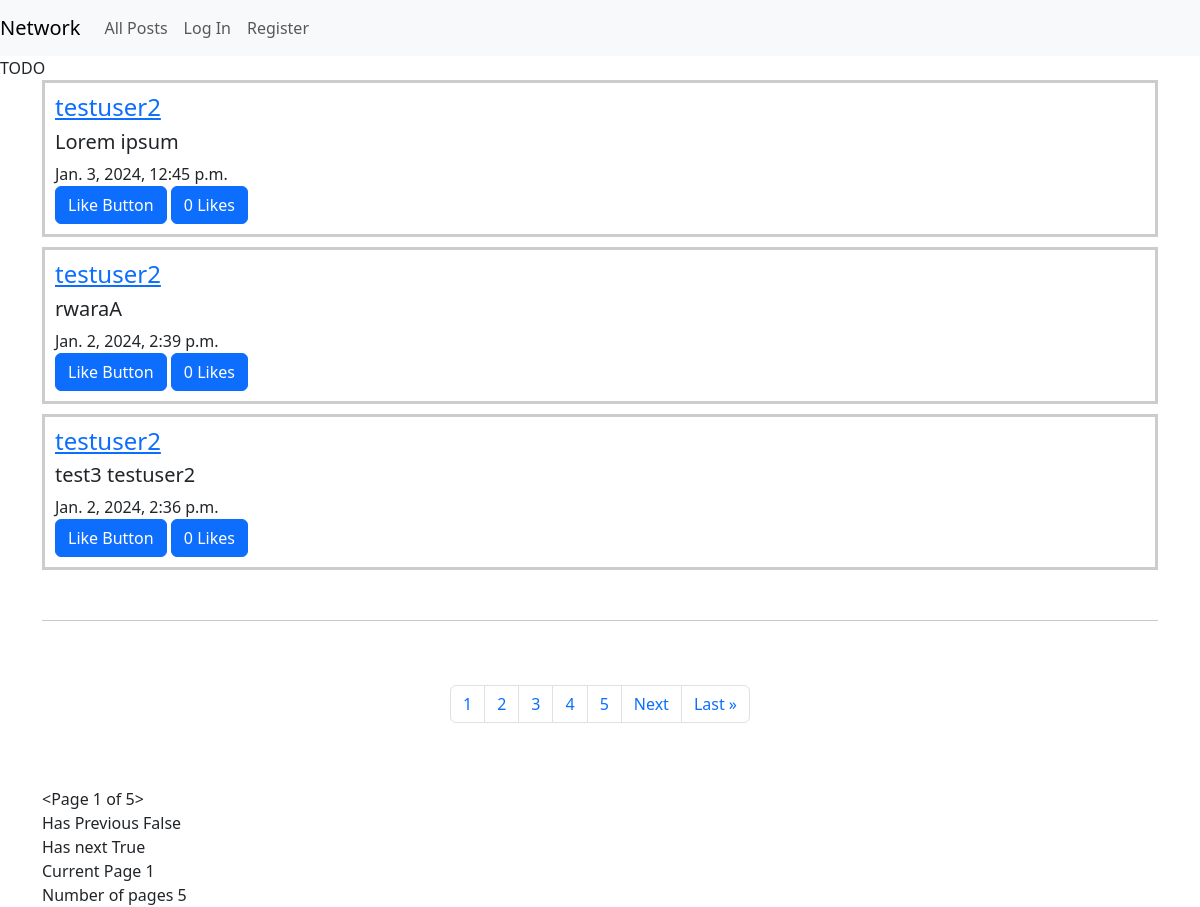
The app's page /, older data.
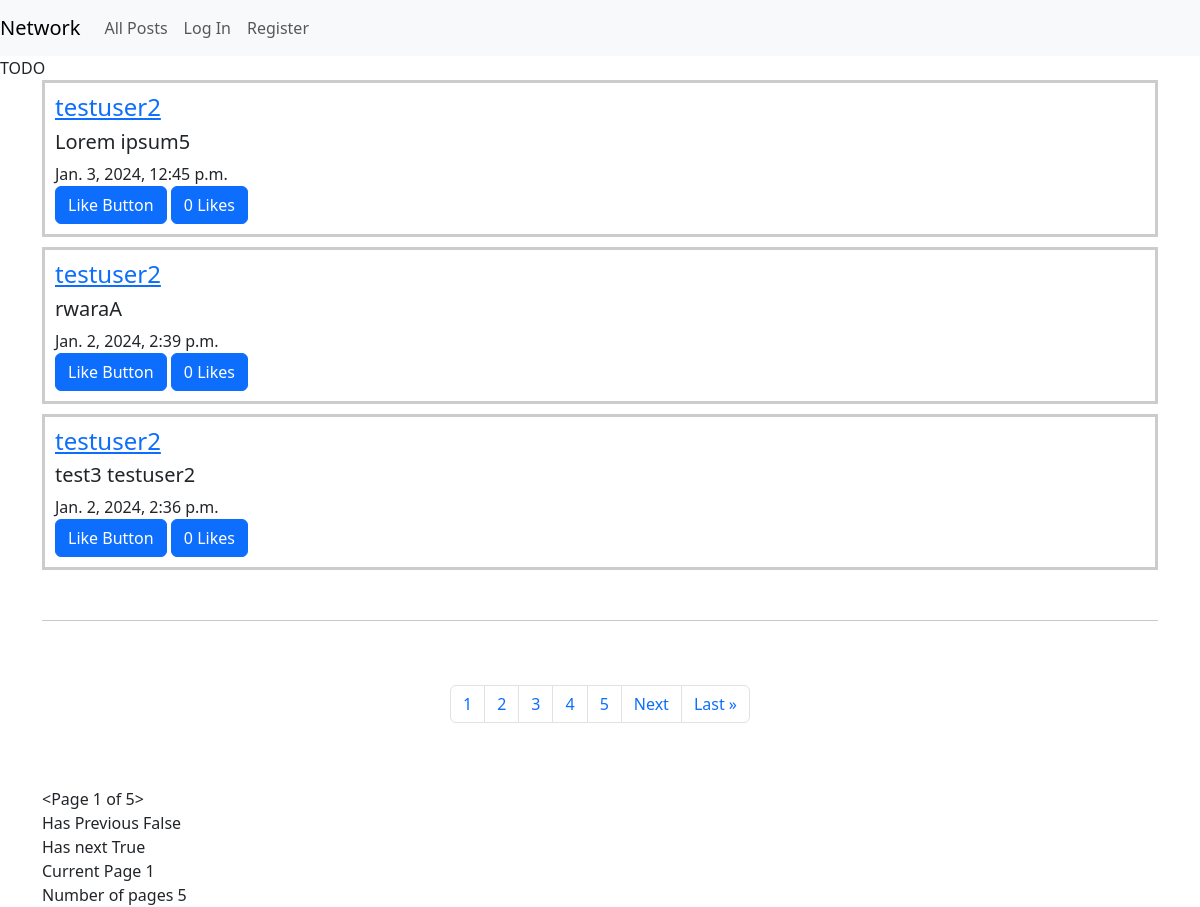
The same page, newer data.
### network/models.py (models this page shows, shortened)
class Posts(models.Model):
    user = models.ForeignKey(User, on_delete=models.CASCADE)
    content = models.CharField(max_length=140)
    date = models.DateTimeField(auto_now_add=True)
    likes = models.ManyToManyField(User, related_name='liked_posts', blank=True)

class User(AbstractUser):
    pass

### network/views.py (the view)
# urls.py: path("", views.index, name="index"),
def index(request):
    all_posts = Posts.objects.all().order_by("-id")
    p = Paginator(all_posts, 3)
    page = request.GET.get('page')
    posts = p.get_page(page)
    nums = "a" * posts.paginator.num_pages
    return render(request, "network/index.html", {"posts": posts, "nums": nums})

### network/templates/network/index.html (shortened to what this page needs)
{% extends "network/layout.html" %}
{% block body %}
    TODO
    <div class="container">
        <div class="all-posts" id="all-posts">
        {% for post in posts %}
            <div class="fake-post">
                <h4><a href="{% url 'profile' post.user.id %}">{{ post.user }}</a></h4>
                <h5 class="mt-2" id="post-content-{{ post.id }}">{{ post.content }}</h5>
                {{ post.date }} <br>
                <button class="btn btn-primary">Like Button</button>
                <button class="like-button btn btn-primary" data-post-id="{{ post.id }}">
                    <span id="like-count-{{ post.id }}">{{ post.likes.count }}</span> Likes
                </button>
            </div>
        {% endfor %}
        </div>
        <br>
        <hr>
          <br>
          <br>
        <nav aria-label="Page navigation">
        <ul class="pagination justify-content-center">
                {% for i in nums %}
                    <li class="page-item"><a class="page-link" href="?page={{ forloop.counter }}"> {{ forloop.counter }} </a></li>
                {% endfor %}
            {% if posts.has_next %}
                <li class="page-item"><a class="page-link" href="?page={{ posts.next_page_number }}">Next</a></li>
                <li class="page-item"><a class="page-link" href="?page={{ posts.paginator.num_pages }}">Last &raquo</a></li>
            {% endif %}
        </ul>
        </nav>
        <br><br>
        {{ posts }} <br>
        Has Previous {{ posts.has_previous}}
        <br>
        Has next {{ posts.has_next }} <br>
        Current Page {{ posts.number }} <br>
        Number of pages {{ posts.paginator.num_pages }}
    </div>
{% endblock %}

Row changes from the older to the newer data that the page shows:
changed Posts: content "Lorem ipsum" → "Lorem ipsum5"
